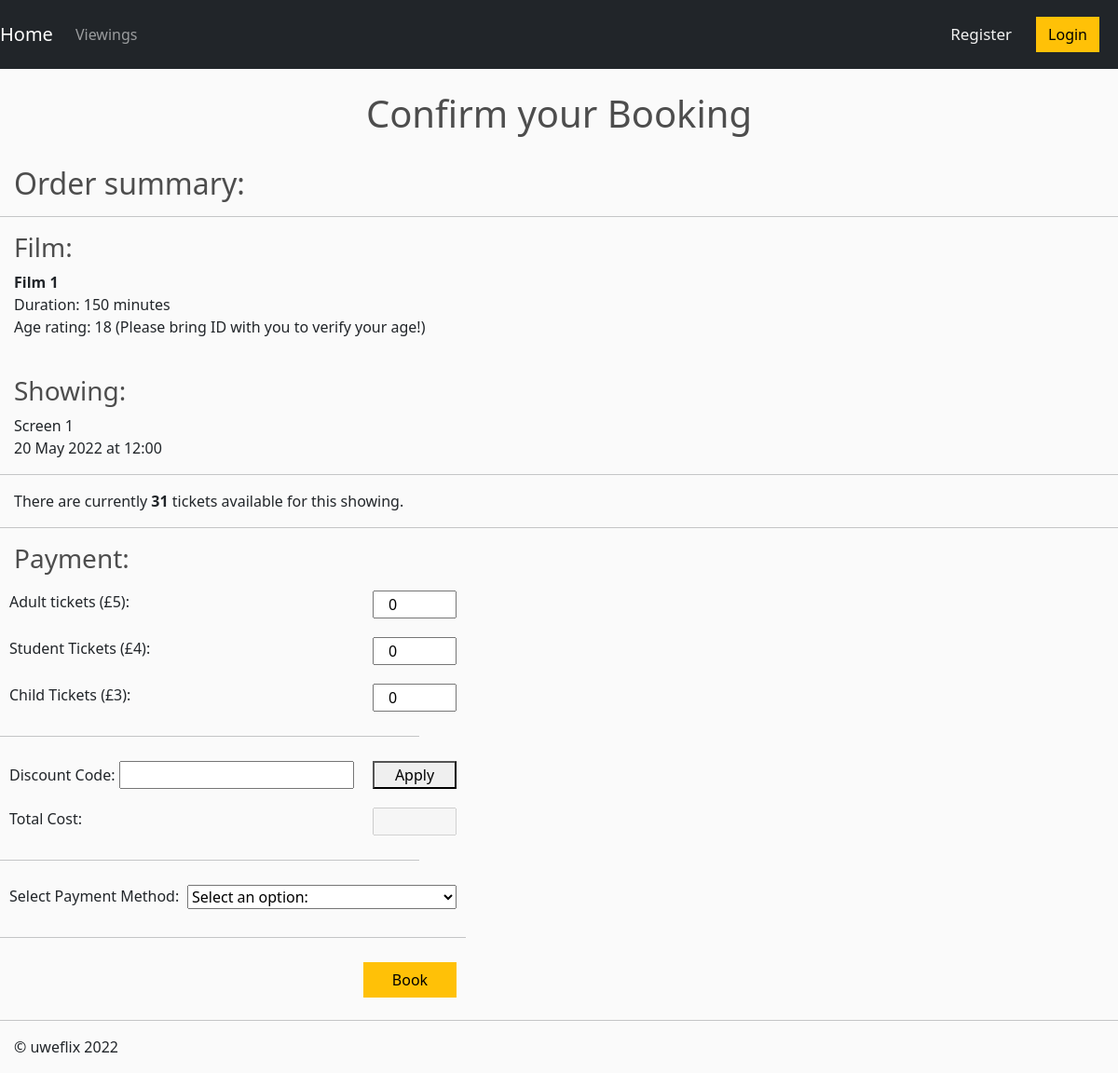
/payment/1/, run on the app's committed database.
### uweflix/models.py (models this page shows, shortened)
class Showing(models.Model):
    screen = models.ForeignKey(Screen, default=1, on_delete=models.CASCADE)
    film = models.ForeignKey(Film,on_delete=models.CASCADE)
    time = models.DateTimeField()
    remaining_tickets = models.IntegerField(default=150)  # NEEDS TO BE ASSIGNED TO THE SCREEN CAPACITY SOMEHOW!

class Film(models.Model):
    title = models.CharField(max_length=100)
    age_rating = models.CharField(max_length=3)
    """Age Ratings:
        - U
        - PG
        - 12
        - 12A
        - 15
        - 18"""
    duration = models.CharField(max_length=3)
    trailer_desc = models.CharField(max_length=500)

class Screen(models.Model):
    capacity = models.IntegerField()
    apply_covid_restrictions =  models.BooleanField()

### uweflix/views.py (the view, shortened to what this page needs)
# urls.py: path("payment/<int:showing>/", views.payment, name="payment"),
def payment(request, showing): # Will also take showing_id as a param once showing page is completed!
    showing = Showing.objects.get(id=showing)
    form = PaymentForm()
    context = {
        "showing": showing,
        "form": form
    }
    return render(request, 'uweflix/payment.html', context)

### uweflix/forms.py (shortened to what this page needs)
class PaymentForm(forms.Form):
    adult_tickets = forms.IntegerField(validators=[
        MaxValueValidator(100),
        MinValueValidator(0)
    ],required=False, initial=0)
    student_tickets = forms.IntegerField(validators=[
        MaxValueValidator(100),
        MinValueValidator(0)
    ],required=False, initial=0)
    child_tickets = forms.IntegerField(validators=[
        MaxValueValidator(100),
        MinValueValidator(0)
    ],required=False, initial=0)
    total_cost=forms.FloatField(label="Total Cost: ", disabled=True, required=False)
    payment_choices = [(None, 'Select an option:'),
                    ('credit', 'Pay with Credit'),
                    ('nopay', 'Pay at Cinema on the day'),
                    ('tab', 'Add to monthly bill (Club Reps only)')]
    payment_options = forms.ChoiceField(choices=payment_choices, widget=forms.Select(attrs={}))
    discount_code = forms.CharField(required=False, max_length=8, widget=forms.TextInput(attrs={}))

### uweflix/templates/uweflix/payment.html (shortened to what this page needs)
{% extends "uweflix/layout.html" %}
{% load static %}
{% block content %}
<br/>
<h1>Confirm your Booking</h1>
<br/>
<body>
    <h2>Order summary:</h2>
    <hr/>
    <h3>Film:</h3>
        <p>
           <b>{{ showing.film.title }}</b><br/>
           Duration: {{ showing.film.duration }} minutes<br/>
           Age rating: {{ showing.film.age_rating }}
           {% if showing.film.age_rating == '18' %}
                (Please bring ID with you to verify your age!)
           {% endif %}
        </p>
        <br/>
        <h3>Showing:</h3>
        <p>Screen {{ showing.screen.id }}<br/>{{ showing.time | date:'j M Y' }} at {{ showing.time | time:'G:i'}}</p>
        <hr/>
        <p>There are currently <b>{{ showing.remaining_tickets }}</b> tickets available for this showing.</p>
        <hr/>
    <div class="form">
        <form id="payment-form" action="{% url 'payment' showing.pk %}" method="post" autocomplete="off">
            <h3>Payment:</h3>
            <div class="form-area">
                <div class="form-group">
                    Adult tickets (£5): {{ form.adult_tickets }}
                </div>
                <br/>
                <div class="form-group">
                    Student Tickets (£4): {{ form.student_tickets }}
                </div>
                <br/>
                <div class="form-group">
                    Child Tickets (£3): {{ form.child_tickets }}
                </div>
                <hr/>
                <div class="form-group">
                    Discount Code: {{ form.discount_code }}<button id="cancel-discount-btn" type="button" style="display: none;">X</button><button id="discount-btn" type="button"> Apply </button>
                </div>
                <div class="form-group">
                    Total Cost: {{ form.total_cost }}
                </div>
                <hr/>
                <div class="form-group">
                    Select Payment Method: {{ form.payment_options }}
                </div>
            </div>
            <hr/>
            <div class="form-group">
                <input id="confirm-btn" class="btn btn-warning" type="submit" value="Book">
            </div>
        </form>
    </div>
</body>
{% endblock %}

### uweflix/static/uweflix/site.css (style rules this page uses)
body { background-color: hsl(0, 0%, 98%); }
h1,h2,h3,h4,h5,h6 { color:hsl(0, 0%, 30%); }
.btn { border-radius: 0; }
#id_adult_tickets, #id_student_tickets, #id_child_tickets, #id_total_cost, #discount-btn { width:90px; float: right; }
#id_payment_options, #id_club, #id_card_number { float:right; }
#confirm-btn, #set-payment-btn { width:100px; float:right; }
.form-area { width: 450px; }
.form-group { height:50px; width: 500px; margin: auto; display: inline-block; padding: 10px; }

### uweflix/templates/uweflix/payment.html (style rules this page uses)
form { display: inline-block; }
h1 { text-align: center; }
h2, h3, h5, p, input { padding-left: 15px; }

### data on the page
Showing: film "Film 1", film.duration "150", film.age_rating "18", screen.id "1", time "20 May 2022", time "12:00", remaining_tickets "31"
